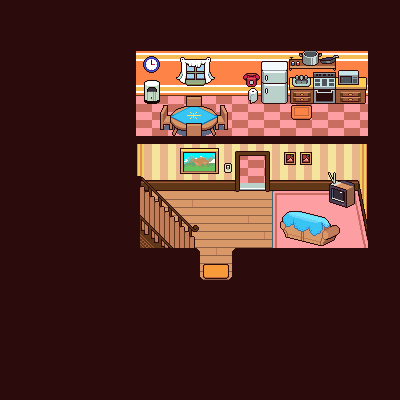

This game map was drawn from its Tiled (.tmx) file and the tilesets committed beside it. A one-line description and the trimmed map source follow:
An orthogonal 50x50 tile map with 8x8 px tiles, 6 tile layers (Tile Layer 4, Tile Layer 1, Tile Layer 3, Tile Layer 2, ...) and 1 object (NPC).

<map version="1.0" orientation="orthogonal" renderorder="right-down" width="50" height="50" tilewidth="8" tileheight="8" backgroundcolor="#2b0b0b" nextobjectid="2">
 <properties>
  <property name="name" value="HomeSweetHome" />
  <property name="subtitle" value="homesweethome" />
  <property name="title" value="homesweethome" />
 </properties>
 <tileset firstgid="1" source="travis_house2.tsx" />
 <layer name="Tile Layer 4" width="50" height="50">
  <data>[2500 cells, 68 non-empty, 3 distinct tile ids]</data>
 </layer>
 <layer name="Tile Layer 1" width="50" height="50">
  <data>[2500 cells, 1402 non-empty, 38 distinct tile ids]</data>
 </layer>
 <layer name="Tile Layer 3" width="50" height="50">
  <data>[2500 cells, 108 non-empty, 67 distinct tile ids]</data>
 </layer>
 <layer name="Tile Layer 2" width="50" height="50">
  <data>[2500 cells, 358 non-empty, 342 distinct tile ids]</data>
 </layer>
 <layer name="OVERLAY2" width="50" height="50">
  <properties>
   <property name="depth" value="300" />
  </properties>
  <data>[2500 cells, 105 non-empty, 27 distinct tile ids]</data>
 </layer>
 <layer name="OVERLAY" width="50" height="50">
  <properties>
   <property name="depth" value="310" />
  </properties>
  <data>[2500 cells, 34 non-empty, 32 distinct tile ids]</data>
 </layer>
 <objectgroup name="objects">
  <object id="1" name="zack" type="NPC" x="254.25" y="216">
   <properties>
    <property name="enabled" value="true" />
    <property name="name" value="zack" />
    <property name="sprite" value="zack" />
    <property name="tele0" value="Union_Smoker_Telepathy,0" />
    <property name="text0" value="ZACK_LIGHTBULB,0" />
   </properties>
  </object>
 </objectgroup>
</map>
